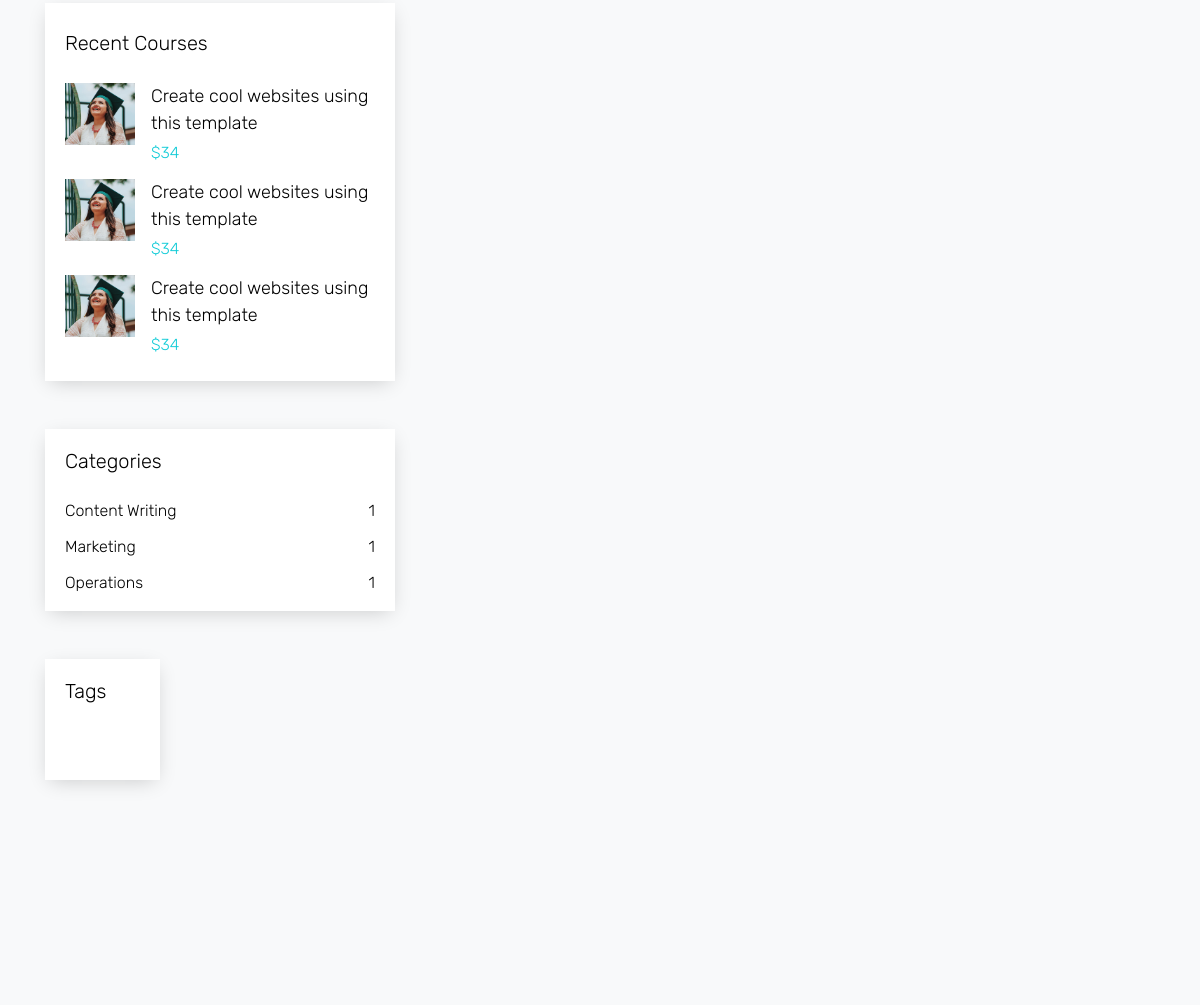
Page /course-single.php (middle part) on the earlier database version.
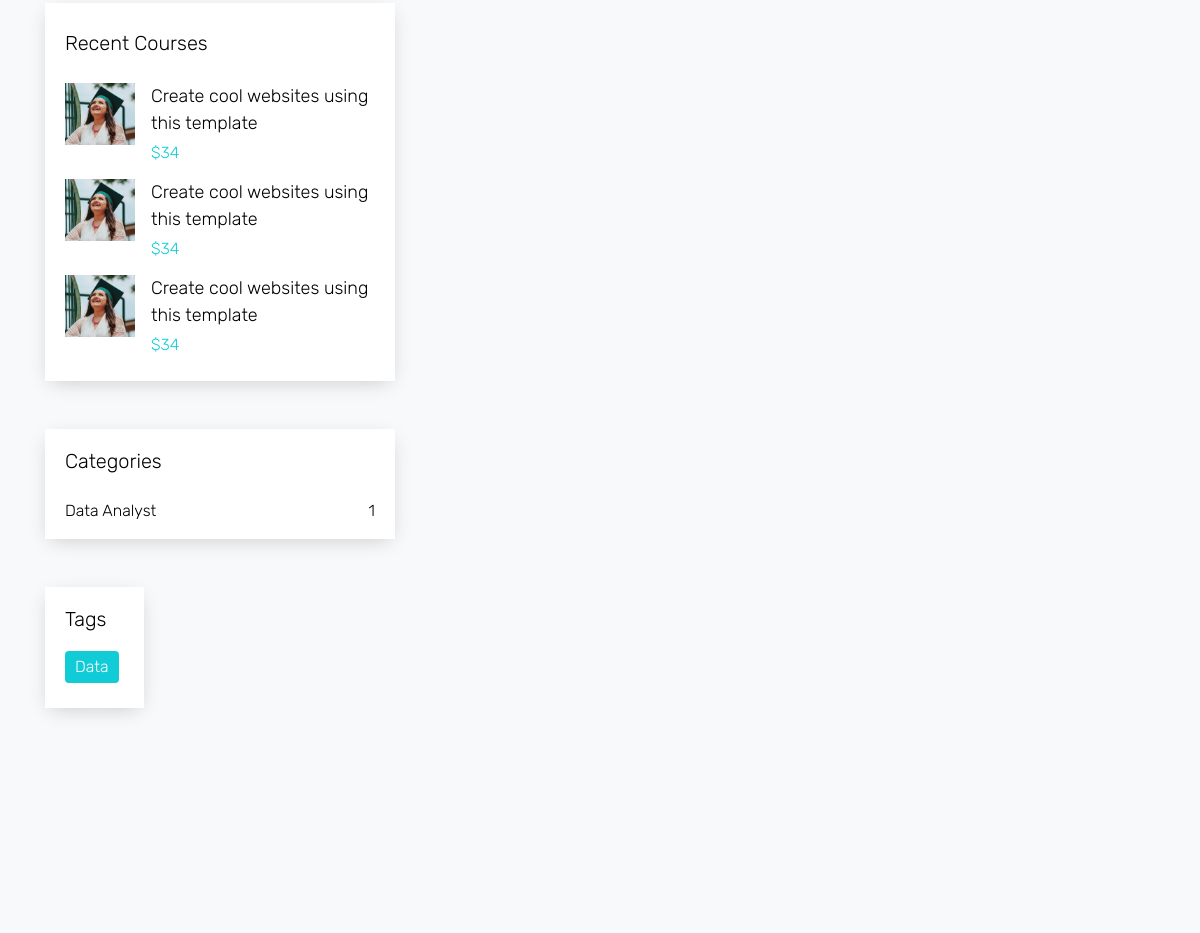
Same page on the later database version.
### tables this page shows
CREATE TABLE `internship_details` (
  `internship_id` int(10) NOT NULL,
  `Name` varchar(100) NOT NULL,
  `NGO` varchar(100) NOT NULL,
  `Company` varchar(100) DEFAULT NULL,
  `internship_descr` text NOT NULL,
  `Location` varchar(50) NOT NULL,
  `Start_date` varchar(32) NOT NULL,
  `Duration` varchar(32) NOT NULL,
  `Apply_by` date NOT NULL,
  `Tags` varchar(18) NOT NULL,
  `fk_intern_select_id` int(11) DEFAULT NULL,
  `fk_ngo_id` int(11) DEFAULT NULL
);

### core.inc.php (called while the page is built, shortened)
<?php
require 'connect.inc.php';
function get_intern(){
	global $mysql_connect;
	$query = "SELECT * FROM `internship_details`";
	if($query_run = mysqli_query($mysql_connect, $query))
	{
		$query_run = mysqli_query($mysql_connect, $query);
		$myarray = array();
		while($row = mysqli_fetch_array($query_run))
		{
		    $myarray[] = $row;
		}
		return $myarray;
	}
	else{
		echo 'Unsucessful_2';}
}
?>

### course-single.php (the view, shortened to what this page needs)
<!doctype html>
<html lang="en">
  <head>
    <link rel="stylesheet" href="css/bootstrap.css">
    <link rel="stylesheet" href="css/animate.css">
    <link rel="stylesheet" href="css/owl.carousel.min.css">
    <link rel="stylesheet" href="fonts/ionicons/css/ionicons.min.css">
    <link rel="stylesheet" href="fonts/fontawesome/css/font-awesome.min.css">
    <link rel="stylesheet" href="fonts/flaticon/font/flaticon.css">
    <link rel="stylesheet" href="css/style.css">
  </head>
  <body>
    <?php
    require 'connect.inc.php';
    require 'core.inc.php';
    ?>
    <div class="site-section bg-light element-animate">
      <div class="container">
        <div class="row">
          <div class="col-md-6 col-lg-8 order-md-2 mb-5">
          </div>
          <div class="col-md-6 col-lg-4 order-md-1">
            <div class="block-25 mb-5">
              <div class="heading">Recent Courses</div>
              <ul>
                <li>
                  <a href="#" class="d-flex">
                    <figure class="image mr-3">
                      <img src="images/img_2_b.jpg" alt="" class="img-fluid">
                    </figure>
                    <div class="text">
                      <h3 class="heading">Create cool websites using this template</h3>
                      <span class="meta">$34</span>
                    </div>
                  </a>
                </li>
                <li>
                  <a href="#" class="d-flex">
                    <figure class="image mr-3">
                      <img src="images/img_2_b.jpg" alt="" class="img-fluid">
                    </figure>
                    <div class="text">
                      <h3 class="heading">Create cool websites using this template</h3>
                      <span class="meta">$34</span>
                    </div>
                  </a>
                </li>
                <li>
                  <a href="#" class="d-flex">
                    <figure class="image mr-3">
                      <img src="images/img_2_b.jpg" alt="" class="img-fluid">
                    </figure>
                    <div class="text">
                      <h3 class="heading">Create cool websites using this template</h3>
                      <span class="meta">$34</span>
                    </div>
                  </a>
                </li>
              </ul>
            </div>
            <?php
            global $mysql_connect;
            $array = get_intern();
            $query = "SELECT `Name`,COUNT(*) as count FROM `internship_details` GROUP BY `Name` ORDER BY count DESC";
            if($query_run = mysqli_query($mysql_connect, $query))
              {
                $query_run = mysqli_query($mysql_connect, $query);
                $myarray = array();
                while($row = mysqli_fetch_assoc($query_run))
                {
                    $myarray[] = $row;
                }
              }
              else{
                echo 'Unsucessful';
              }
          ?>
            <div class="block-24 mb-5">
              <h3 class="heading">Categories</h3>
              <ul>
                <?php for ($i = 0; $i < count($myarray); $i++) {?>
                <li><a href="#"><?php echo $myarray[$i]['Name']?><span><?php echo $myarray[$i]['count']?></span></a></li>
                <?php }?>
              </ul>
            </div>
            <div class="block-26">
              <h3 class="heading">Tags</h3>
              <ul>
                <?php
                for ($i = 0; $i < count($array); $i++) {
                ?>
                <li><a href="#"><?php echo $array[$i]['Tags']?></a></li>
                <?php }?>
              </ul>
            </div>
          </div>
        </div>
      </div>
    </div>
    <div class="site-section bg-light">
      <div class="container">
      </div>
    </div>
  </body>
</html>

### css/style.css (style rules this page uses)
body { background: #fff; font-family: "Rubik", arial, sans-serif; font-weight: 300; font-size: 16px; line-height: 2; color: gray; }
a { -webkit-transition: .3s all ease; -o-transition: .3s all ease; transition: .3s all ease; text-decoration: none; }
h1, h2, h3, h4, h5 { color: #000; font-family: "Rubik", arial, sans-serif; font-weight: 300; }
.site-section { padding: 5em 0; }
.element-animate { opacity: 0; visibility: hidden; }
.block-24 { background: #fff; -webkit-box-shadow: 0 5px 20px -5px rgba(0, 0, 0, 0.2); box-shadow: 0 5px 20px -5px rgba(0, 0, 0, 0.2); padding-bottom: 10px; }
.block-24 .heading { font-size: 20px; margin: 0 0 20px 0; padding: 20px 0 0 20px; color: #000; }
.block-24 ul, .block-24 ul li { padding: 0; margin: 0; }
.block-24 ul li { display: block; }
.block-24 ul li a { display: block; padding: 2px 16px; border-left: 4px solid transparent; position: relative; color: #000; }
.block-24 ul li a span { position: absolute; top: 50%; right: 20px; -webkit-transform: translateY(-50%); -ms-transform: translateY(-50%); transform: translateY(-50%); }
.block-25 { padding: 20px; background: #fff; -webkit-box-shadow: 0 5px 20px -5px rgba(0, 0, 0, 0.2); box-shadow: 0 5px 20px -5px rgba(0, 0, 0, 0.2); }
.block-25 .heading { font-size: 20px; margin: 0 0 20px 0; color: #000; }
.block-25 ul, .block-25 ul li { padding: 0; margin: 0; list-style: none; }
.block-25 ul li { margin-bottom: 10px; }
.block-25 ul li:last-child { margin-bottom: 0; }
.block-25 ul li a .image { -webkit-box-flex: 0; -ms-flex: 0 0 70px; flex: 0 0 70px; }
.block-25 ul li a .image img { max-width: 100%; }
.block-25 ul li a .text .heading { font-size: 18px; line-height: 1.5; margin: 0; padding: 0; -webkit-transition: .3s all ease; -o-transition: .3s all ease; transition: .3s all ease; }
.block-25 ul li a .meta { color: #11cbd7; }
.block-26 { padding: 20px; background: #fff; margin-bottom: 30px; -webkit-box-shadow: 0 5px 20px -5px rgba(0, 0, 0, 0.2); box-shadow: 0 5px 20px -5px rgba(0, 0, 0, 0.2); float: left; }
.block-26 .heading { font-size: 20px; margin: 0 0 20px 0; }
.block-26 ul, .block-26 ul li { padding: 0; margin: 0; list-style: none; }
.block-26 ul li { display: inline-block; margin-bottom: 5px; margin-right: 5px; float: left; }
.block-26 ul li a { color: #fff; padding: 0 10px; border-radius: 4px; display: inline-block; background: #11cbd7; }

Differences in the rows shown:
added internship_details: Tags "Data"
Other differences:
new list line: "Data Analyst 1"
list line gone: "Content Writing 1"
list line gone: "Marketing 1"
list line gone: "Operations 1"
